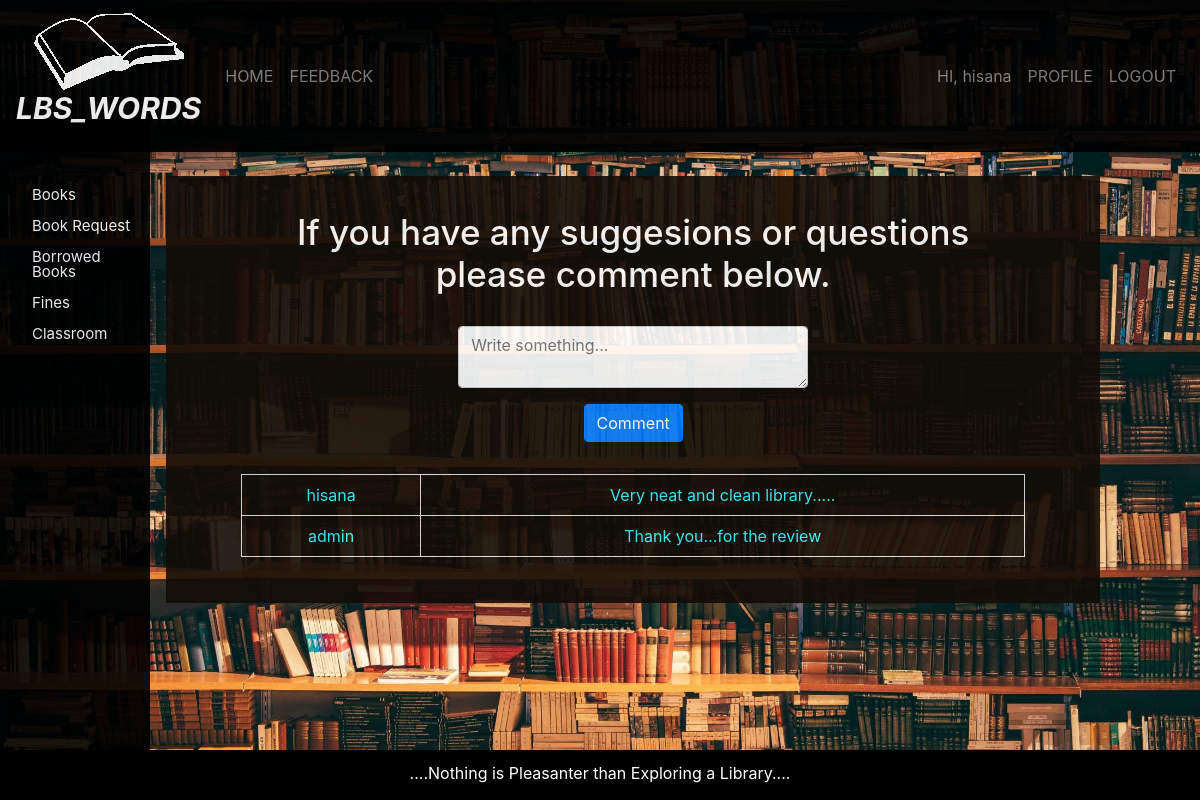
The app's page /student/feedback.php (signed in) with its own data.
### tables this page shows
CREATE TABLE `comments` (
  `id` int(11) NOT NULL,
  `username` varchar(100) NOT NULL,
  `comments` varchar(500) NOT NULL
);

### student/feedback.php (the view, shortened to what this page needs)
<?php
include "navbar.php";
?>
<!DOCTYPE html>
<html lang="en">
    <head>
    </head>
    <body>
        <div class="wrapper" id="main">
            <div class="box full-box log-pad">
                <div class="box-content box-form">
                    <div class="container">
                        <h1>If you have any suggesions or questions please comment below.</h1>
                        <br>
                        <div class="form-wrapper">
                            <form style="" action="" method="post">
                                <textarea class="form-control" type="text" name="comment" placeholder="Write something..."></textarea><br>
                                <button class="btn btn-primary" name="submit">Comment</button>
                            </form>
                            <br><br>
                        </div>
                        <?php
                        if(isset($_POST['submit']))
                        {
                            $comments= str_replace("'", "\'", $_POST['comment']);
                            $sql="INSERT INTO `comments` VALUES('', '$_SESSION[login_user]', '$comments');";
                            if(mysqli_query($db,$sql))
                            {
                                $q="SELECT * FROM `comments` ORDER BY `comments`.`id` ASC";
                                $res=mysqli_query($db,$q);
                                echo "<table class='table table-bordered'>";
                                while ($row=mysqli_fetch_assoc($res))
                                {
                                    echo "<tr>";
                                    echo "<td>"; echo $row['username']; echo "</td>";
                                    echo "<td>"; echo $row['comments']; echo "</td>";
                                    echo "</tr>";
                                }
                                echo "</table>";
                            }
                        }
                        else
                        {
                            $q="SELECT * FROM `comments` ORDER BY `comments`.`id` ASC";
                            $res=mysqli_query($db,$q);
                            echo "<table class='table table-bordered'>";
                            while ($row=mysqli_fetch_assoc($res))
                            {
                                echo "<tr>";
                                echo "<td>"; echo $row['username']; echo "</td>";
                                echo "<td>"; echo $row['comments']; echo "</td>";
                                echo "</tr>";
                            }
                            echo "</table>";
                        }
                        ?>
                    </div>
                </div>
            </div>
        </div>
        <?php
        include "../footer.php";
        ?>
    </body>
</html>

### content/css/lms.css (style rules this page uses)
html, body, div, span, object, iframe, h1, h2, h3, h4, h5, h6, p, blockquote, pre, abbr, address, cite, code, del, dfn, em, img, ins, kbd, q, samp, small, strong, sub, sup, var, b, i, dl, dt, dd, ol, ul, li, fieldset, form, label, legend, table, caption, tbody, tfoot, thead, tr, th, td, article, aside, canvas, details, figcaption, figure, footer, header, hgroup, menu, nav, section, summary, time, mark, audio, video { margin:40; padding:0; border:0; outline:0; font-size:100%; vertical-align:baseline; background:transparent; }
body { line-height:1; }
table { border-collapse:collapse; border-spacing:0; }
.wrapper { min-height: calc(100vh - 50px); overflow: auto; width: 100%; background-image: url('../images/Library.jpg'); background-repeat: no-repeat; background-attachment: fixed; background-size: cover; }
.box { min-height: 300px; width: 450px; background-color: #120d07; opacity: 0.9; padding-top: 5px; margin: 160px auto 70px auto; opacity: .9; text-align: center; color: white; }
.box.log-pad { margin-left: 150px; }
.box.full-box { width: 80%; }
.box .box-content { color: white; }
.box .box-content.box-form { padding: 30px 60px; }
.box .box-content h1 { text-align: center; font-size: 35px; margin-bottom: 15px; }
.form-wrapper { width: 350px; margin: auto; }
.table { color: #3af6ff !important; }
#main { -webkit-transition: margin-left .5s; -o-transition: margin-left .5s; transition: margin-left .5s; padding: 16px; }

### records on screen
comments: username "hisana", comments "Very neat and clean library....."
comments: username "admin", comments "Thank you...for the review"

### other values on screen
$_SESSION['login_user'] "hisana"
